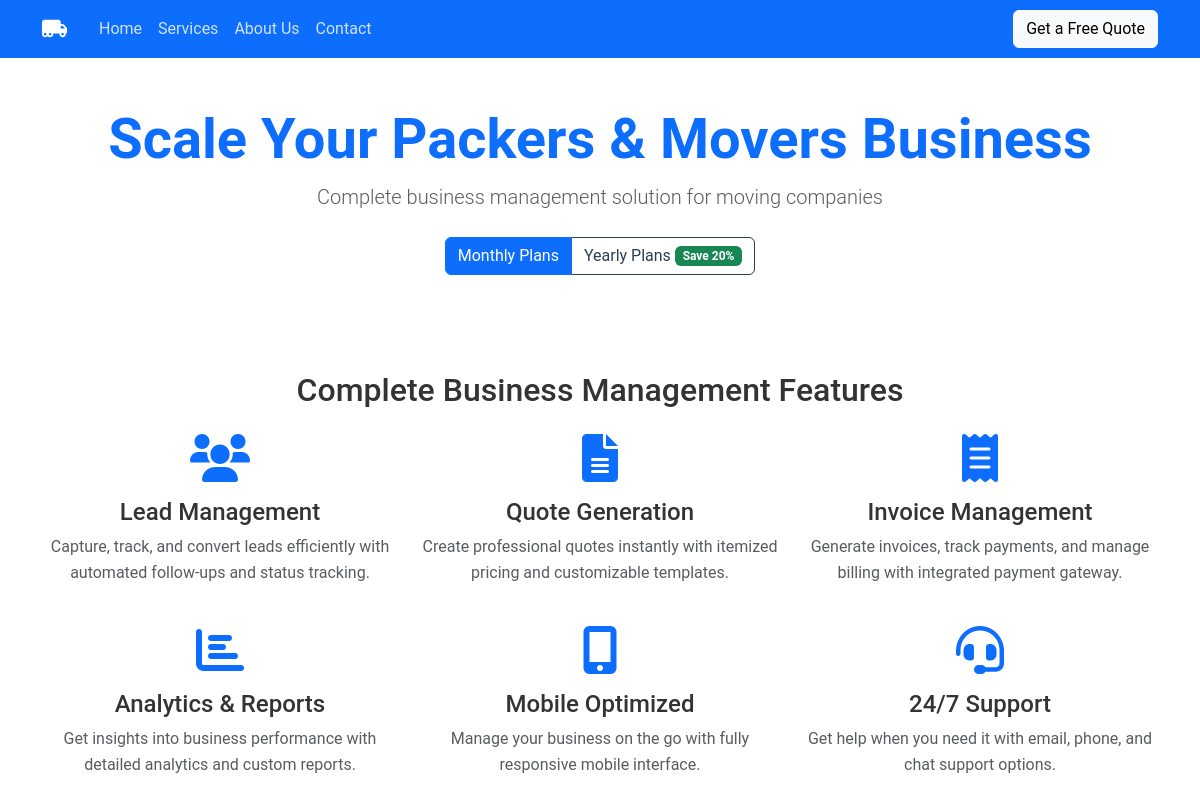
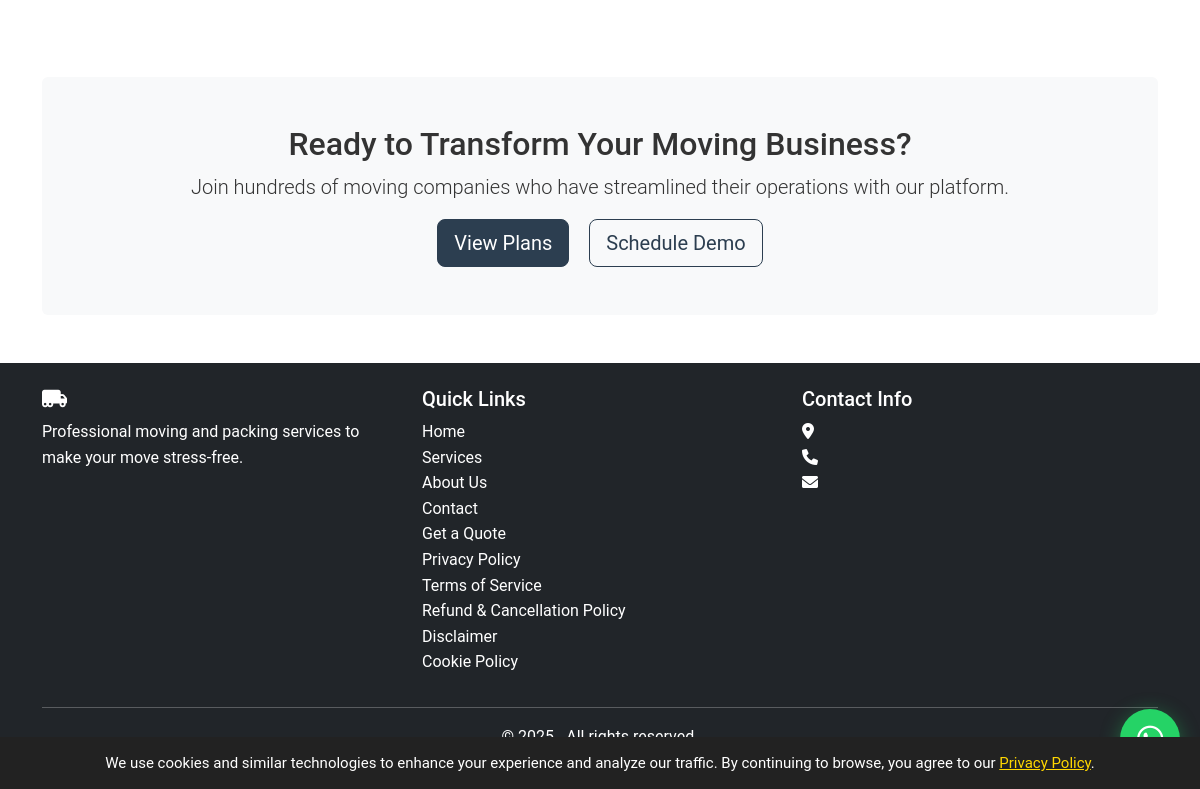
Before: /saas-plans.php with the older database file (2 pictures, top to bottom).
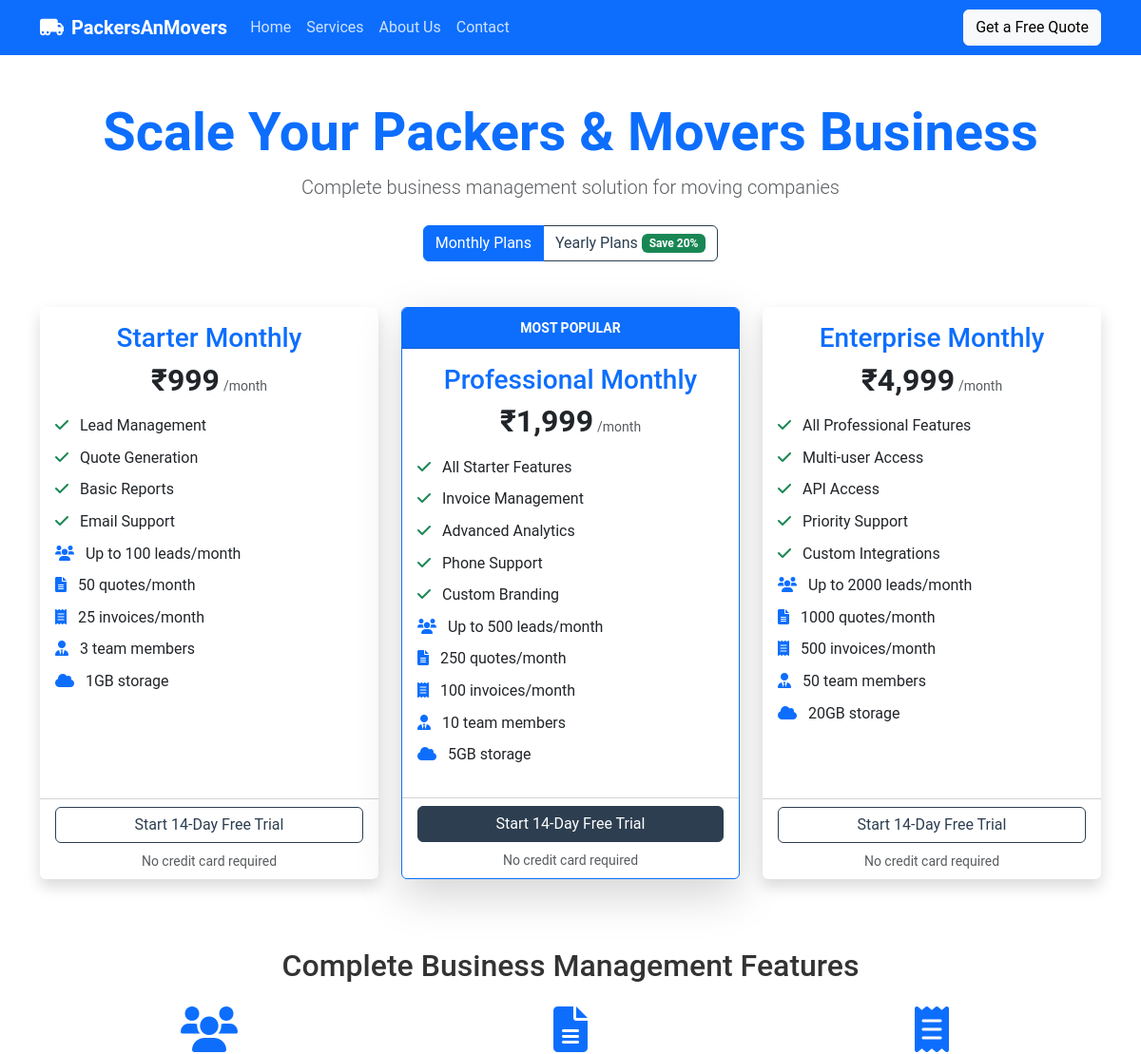
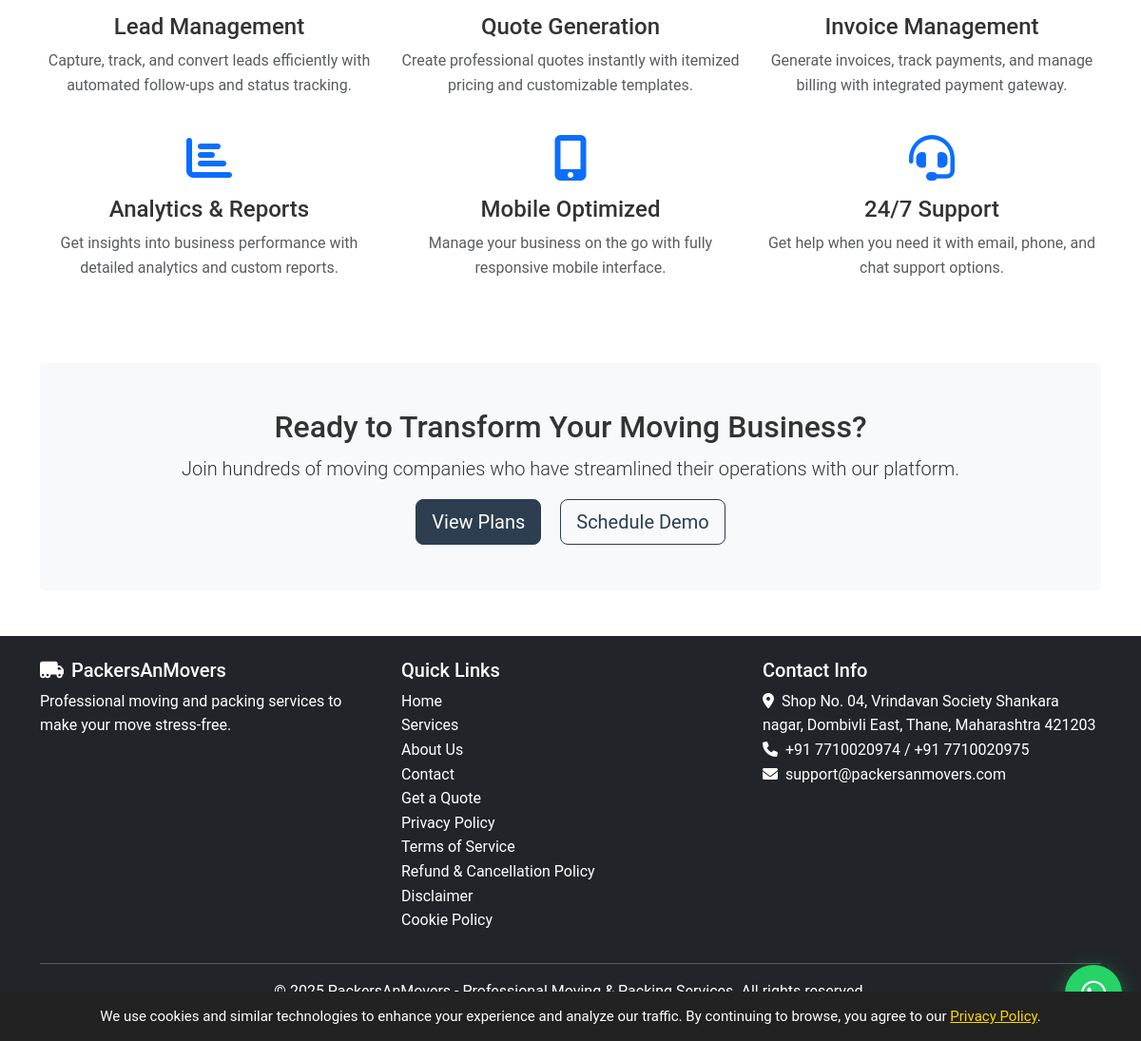
After: the same page with the newer database file (2 pictures, top to bottom).
### tables this page shows
CREATE TABLE settings (
    id INT AUTO_INCREMENT PRIMARY KEY,
    setting_key VARCHAR(100) UNIQUE NOT NULL,
    setting_value TEXT NOT NULL,
    updated_at TIMESTAMP DEFAULT CURRENT_TIMESTAMP ON UPDATE CURRENT_TIMESTAMP
);

CREATE TABLE subscription_plans (
    id INT AUTO_INCREMENT PRIMARY KEY,
    plan_name VARCHAR(100) NOT NULL,
    plan_type VARCHAR(20) NOT NULL DEFAULT 'monthly',
    price DECIMAL(10,2) NOT NULL,
    features JSON,
    max_leads INT DEFAULT 100,
    max_quotes INT DEFAULT 50,
    max_invoices INT DEFAULT 25,
    max_users INT DEFAULT 5,
    storage_limit_gb INT DEFAULT 1,
    is_popular TINYINT(1) DEFAULT 0,
    is_active TINYINT(1) DEFAULT 1,
    created_at TIMESTAMP DEFAULT CURRENT_TIMESTAMP
);

### config.php (called while the page is built, shortened)
<?php
try {
    $dsn = "mysql:host=" . DB_HOST . ";dbname=" . DB_NAME;
    $pdo = new PDO($dsn, DB_USER, DB_PASS);
    $pdo->setAttribute(PDO::ATTR_ERRMODE, PDO::ERRMODE_EXCEPTION);
    $pdo->query("SELECT 1");
} catch(PDOException $e) {
    error_log("MySQL Connection Failed: " . $e->getMessage());
    error_log("DSN: mysql:host=" . DB_HOST . ";dbname=" . DB_NAME);
    error_log("User: " . DB_USER);
    die("Database connection failed. Please check your .env configuration.<br>" .
        "Error: " . $e->getMessage() . "<br>" .
        "Visit /debug-db to troubleshoot.");
}
function get_setting($key, $default = '') {
    global $pdo;
    try {
        $stmt = $pdo->prepare("SELECT setting_value FROM settings WHERE setting_key = ?");
        $stmt->execute([$key]);
        $result = $stmt->fetchColumn();
        return $result !== false ? $result : $default;
    } catch(Exception $e) {
        return $default;
    }
}
?>

### saas-plans.php (the view, shortened to what this page needs)
<?php
require_once 'config.php';
$stmt = $pdo->query("SELECT * FROM subscription_plans WHERE is_active = 1 ORDER BY price ASC");
$plans = $stmt->fetchAll();
$monthly_plans = array_filter($plans, function($plan) { return $plan['plan_type'] === 'monthly'; });
include 'includes/header.php';
?>
<div class="container my-5">
    <div class="text-center mb-5">
        <h1 class="display-4 fw-bold text-primary">Scale Your Packers & Movers Business</h1>
        <p class="lead text-muted">Complete business management solution for moving companies</p>
        <div class="mt-4">
            <div class="btn-group" role="group">
                <label class="btn btn-outline-primary" for="monthly">Monthly Plans</label>
                <label class="btn btn-outline-primary" for="yearly">Yearly Plans <span class="badge bg-success">Save 20%</span></label>
            </div>
        </div>
    </div>
    <div id="monthly-plans" class="pricing-section">
        <div class="row">
            <?php foreach ($monthly_plans as $plan): ?>
            <div class="col-lg-4 mb-4">
                <div class="card h-100 <?php echo $plan['is_popular'] ? 'border-primary shadow-lg' : 'border-0 shadow'; ?>">
                    <?php if ($plan['is_popular']): ?>
                    <div class="card-header bg-primary text-white text-center">
                        <small class="fw-bold">MOST POPULAR</small>
                    </div>
                    <?php endif; ?>
                    <div class="card-body text-center">
                        <h3 class="card-title text-primary"><?php echo $plan['plan_name']; ?></h3>
                        <div class="mb-3">
                            <span class="h2 fw-bold">₹<?php echo number_format($plan['price']); ?></span>
                            <small class="text-muted">/month</small>
                        </div>
                        <ul class="list-unstyled text-start">
                            <?php
                            $features = json_decode($plan['features'], true);
                            foreach ($features as $feature):
                            ?>
                            <li class="mb-2">
                                <i class="fas fa-check text-success me-2"></i>
                                <?php echo $feature; ?>
                            </li>
                            <?php endforeach; ?>
                            <li class="mb-2">
                                <i class="fas fa-users text-primary me-2"></i>
                                Up to <?php echo $plan['max_leads']; ?> leads/month
                            </li>
                            <li class="mb-2">
                                <i class="fas fa-file-alt text-primary me-2"></i>
                                <?php echo $plan['max_quotes']; ?> quotes/month
                            </li>
                            <li class="mb-2">
                                <i class="fas fa-receipt text-primary me-2"></i>
                                <?php echo $plan['max_invoices']; ?> invoices/month
                            </li>
                            <li class="mb-2">
                                <i class="fas fa-user-tie text-primary me-2"></i>
                                <?php echo $plan['max_users']; ?> team members
                            </li>
                            <li class="mb-2">
                                <i class="fas fa-cloud text-primary me-2"></i>
                                <?php echo $plan['storage_limit_gb']; ?>GB storage
                            </li>
                        </ul>
                    </div>
                    <div class="card-footer bg-transparent">
                        <button class="btn <?php echo $plan['is_popular'] ? 'btn-primary' : 'btn-outline-primary'; ?> w-100"
                                onclick="subscribeToPlan(<?php echo $plan['id']; ?>, '<?php echo $plan['plan_name']; ?>', <?php echo $plan['price']; ?>)">
                            Start 14-Day Free Trial
                        </button>
                        <small class="text-muted d-block text-center mt-2">No credit card required</small>
                    </div>
                </div>
            </div>
            <?php endforeach; ?>
        </div>
    </div>
    <div class="mt-5">
        <h2 class="text-center mb-4">Complete Business Management Features</h2>
        <div class="row">
            <div class="col-lg-4 mb-4">
                <div class="text-center">
                    <i class="fas fa-users fa-3x text-primary mb-3"></i>
                    <h4>Lead Management</h4>
                    <p class="text-muted">Capture, track, and convert leads efficiently with automated follow-ups and status tracking.</p>
                </div>
            </div>
            <div class="col-lg-4 mb-4">
                <div class="text-center">
                    <i class="fas fa-file-alt fa-3x text-primary mb-3"></i>
                    <h4>Quote Generation</h4>
                    <p class="text-muted">Create professional quotes instantly with itemized pricing and customizable templates.</p>
                </div>
            </div>
            <div class="col-lg-4 mb-4">
                <div class="text-center">
                    <i class="fas fa-receipt fa-3x text-primary mb-3"></i>
                    <h4>Invoice Management</h4>
                    <p class="text-muted">Generate invoices, track payments, and manage billing with integrated payment gateway.</p>
                </div>
            </div>
            <div class="col-lg-4 mb-4">
                <div class="text-center">
                    <i class="fas fa-chart-bar fa-3x text-primary mb-3"></i>
                    <h4>Analytics & Reports</h4>
                    <p class="text-muted">Get insights into business performance with detailed analytics and custom reports.</p>
                </div>
            </div>
            <div class="col-lg-4 mb-4">
                <div class="text-center">
                    <i class="fas fa-mobile-alt fa-3x text-primary mb-3"></i>
                    <h4>Mobile Optimized</h4>
                    <p class="text-muted">Manage your business on the go with fully responsive mobile interface.</p>
                </div>
            </div>
            <div class="col-lg-4 mb-4">
                <div class="text-center">
                    <i class="fas fa-headset fa-3x text-primary mb-3"></i>
                    <h4>24/7 Support</h4>
                    <p class="text-muted">Get help when you need it with email, phone, and chat support options.</p>
                </div>
            </div>
        </div>
    </div>
    <div class="bg-light rounded p-5 text-center mt-5">
        <h2>Ready to Transform Your Moving Business?</h2>
        <p class="lead">Join hundreds of moving companies who have streamlined their operations with our platform.</p>
        <button class="btn btn-primary btn-lg me-3" onclick="document.getElementById('monthly').checked = true; document.getElementById('monthly').click();">
            View Plans
        </button>
        <a href="/contact" class="btn btn-outline-primary btn-lg">Schedule Demo</a>
    </div>
</div>
<?php include 'includes/footer.php'; ?>

### includes/header.php (shortened to what this page needs)
<!DOCTYPE html>
<html lang="en">
<head>
    <link href="https://cdn.jsdelivr.net/npm/bootstrap@5.3.0-alpha1/dist/css/bootstrap.min.css" rel="stylesheet">
    <link rel="stylesheet" href="https://cdnjs.cloudflare.com/ajax/libs/font-awesome/6.0.0/css/all.min.css">
    <link rel="stylesheet" href="/assets/css/style.css">
</head>
<body>
    <nav class="navbar navbar-expand-lg navbar-dark bg-primary">
        <div class="container">
            <a class="navbar-brand" href="/">
                <i class="fas fa-truck-moving me-2"></i><?php echo get_setting('company_name', 'PackersAnMovers'); ?>
            </a>
            <div class="collapse navbar-collapse" id="navbarNav">
                <ul class="navbar-nav me-auto">
                    <li class="nav-item">
                        <a class="nav-link" href="/">Home</a>
                    </li>
                    <li class="nav-item">
                        <a class="nav-link" href="/services">Services</a>
                    </li>
                    <li class="nav-item">
                        <a class="nav-link" href="/about">About Us</a>
                    </li>
                    <li class="nav-item">
                        <a class="nav-link" href="/contact">Contact</a>
                    </li>
                </ul>
            </div>
            <div class="d-flex align-items-center">
                <a href="/quote" class="btn btn-light">Get a Free Quote</a>
            </div>
        </div>
    </nav>
    <main>

### includes/footer.php (shortened to what this page needs)
</main>
    <footer class="bg-dark text-white py-4 mt-5">
        <div class="container">
            <div class="row">
                <div class="col-md-4">
                    <h5><i class="fas fa-truck-moving me-2"></i><?php echo get_setting('company_name', 'PackersAnMovers'); ?></h5>
                    <p>Professional moving and packing services to make your move stress-free.</p>
                </div>
                <div class="col-md-4">
                    <h5>Quick Links</h5>
                    <ul class="list-unstyled">
                        <li><a href="/" class="text-white">Home</a></li>
                        <li><a href="/services" class="text-white">Services</a></li>
                        <li><a href="/about" class="text-white">About Us</a></li>
                        <li><a href="/contact" class="text-white">Contact</a></li>
                        <li><a href="/quote" class="text-white">Get a Quote</a></li>
                        <li><a href="/privacy-policy" class="text-white">Privacy Policy</a></li>
                        <li><a href="/terms-of-service" class="text-white">Terms of Service</a></li>
                        <li><a href="/terms-of-service#refund-policy" class="text-white">Refund & Cancellation Policy</a></li>
                        <li><a href="/disclaimer" class="text-white">Disclaimer</a></li>
                        <li><a href="/cookie-policy" class="text-white">Cookie Policy</a></li>
                    </ul>
                </div>
                <div class="col-md-4">
                    <h5>Contact Info</h5>
                    <address>
                        <i class="fas fa-map-marker-alt me-2"></i><?php echo get_setting('company_address', 'Address not configured'); ?><br>
                        <i class="fas fa-phone me-2"></i><?php echo get_setting('company_phone1', 'Phone not configured'); ?><?php if(get_setting('company_phone2')): ?> / <?php echo get_setting('company_phone2'); ?><?php endif; ?><br>
                        <i class="fas fa-envelope me-2"></i><?php echo get_setting('company_email', 'Email not configured'); ?>
                    </address>
                </div>
            </div>
            <hr>
            <div class="text-center">
                <p>&copy; 2025 <?php echo get_setting('company_name', 'PackersAnMovers'); ?><?php echo get_setting('company_tagline') ? ' - ' . get_setting('company_tagline') : ''; ?>. All rights reserved.</p>
            </div>
        </div>
    </footer>
    <div class="whatsapp-float">
        <a href="https://wa.me/<?php echo str_replace(['+', ' ', '-'], '', get_setting('company_phone1', '917710020974')); ?>?text=Hi, I need help with packers and movers service" target="_blank">
        </a>
    </div>
    <div id="consent-banner" style="display:none; position:fixed; bottom:0; left:0; width:100%; background:#222; color:#fff; padding:14px 10px; z-index:9999; text-align:center; font-size:15px;">
    We use cookies and similar technologies to enhance your experience and analyze our traffic.
    By continuing to browse, you agree to our
    <a href="/privacy-policy" style="color:#ffd700;text-decoration:underline;">Privacy Policy</a>.
    </div>
</body>
</html>

### assets/css/style.css (style rules this page uses)
:root { --primary-color: #2c3e50; --secondary-color: #3498db; --accent-color: #e74c3c; --light-color: #f8f9fa; --dark-color: #343a40; }
body { font-family: 'Roboto', sans-serif; color: #333; line-height: 1.6; }
.btn-primary { background-color: var(--primary-color); border-color: var(--primary-color); }
.btn-outline-primary { color: var(--primary-color); border-color: var(--primary-color); }
.card { transition: transform 0.3s ease, box-shadow 0.3s ease; }
.navbar-brand { font-weight: 700; }
.navbar-dark .navbar-nav .nav-link { color: rgba(255, 255, 255, 0.8); }
footer { margin-top: 0 !important; }
footer a { text-decoration: none; }
.whatsapp-float { position: fixed; width: 60px; height: 60px; bottom: 20px; right: 20px; background-color: #25d366; color: white; border-radius: 50px; text-align: center; font-size: 30px; box-shadow: 0 4px 20px rgba(37, 211, 102, 0.4); z-index: 1000; transition: all 0.3s ease; animation: pulse-whatsapp 2s infinite; }
.whatsapp-float a { color: white; text-decoration: none; display: flex; align-items: center; justify-content: center; width: 100%; height: 100%; }

Changed rows visible on the page:
now on this page (row edited): settings: setting_value "PackersAnMovers"
added subscription_plans: plan_name "Starter Monthly", price "999", features "Lead Management", features "Quote Generation", features "Basic Reports", features "Email Support", max_leads "100", max_quotes "50", max_invoices "25", max_users "3", storage_limit_gb "1"
added subscription_plans: is_popular "MOST POPULAR", plan_name "Professional Monthly", price "1,999", features "All Starter Features", features "Invoice Management", features "Advanced Analytics", features "Phone Support", features "Custom Branding", max_leads "500", max_quotes "250", max_invoices "100", max_users "10", storage_limit_gb "5"
added subscription_plans: plan_name "Enterprise Monthly", price "4,999", features "All Professional Features", features "Multi-user Access", features "API Access", features "Priority Support", features "Custom Integrations", max_leads "2000", max_quotes "1000", max_invoices "500", max_users "50", storage_limit_gb "20"
now on this page (row edited): settings: setting_value "Shop No. 04, Vrindavan Society Shankara nagar, Dombivli East, Thane, Maharashtra 421203"
now on this page (row edited): settings: setting_value "+91 7710020974"
now on this page (row edited): settings: setting_value "+91 7710020975"
now on this page (row edited): settings: setting_value "support@packersanmovers.com"
